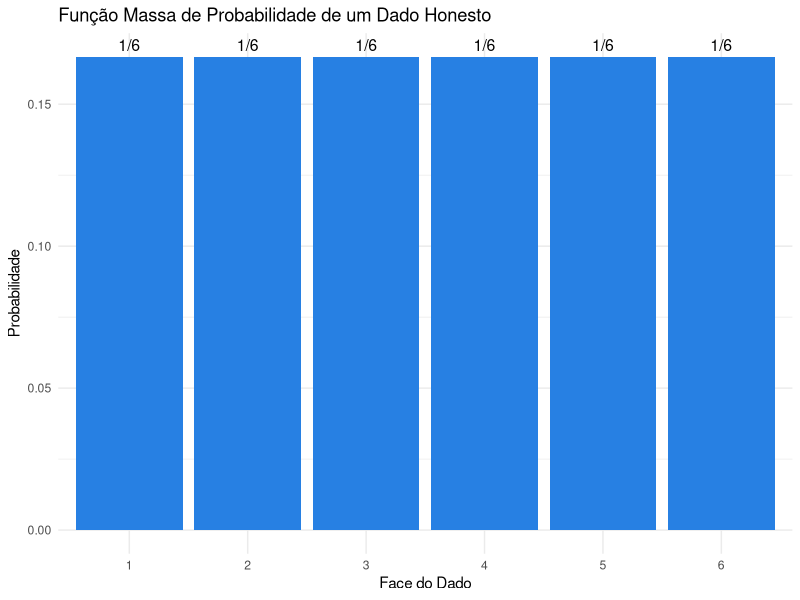
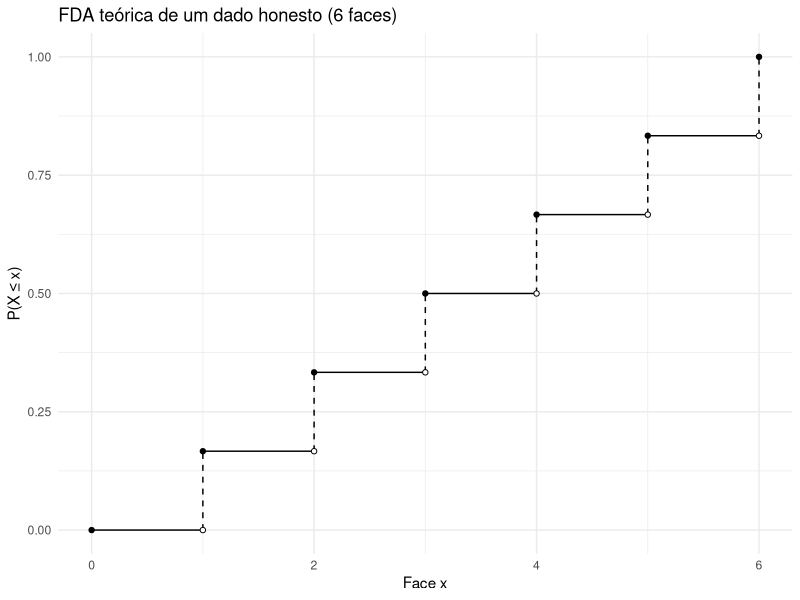
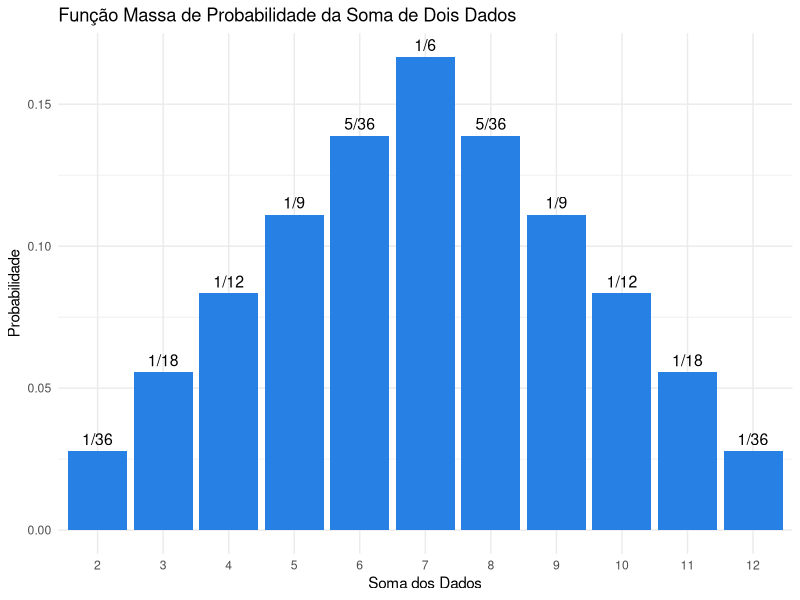

Reproduce these figures in R, in order.
## ---- chunk 1
# Carregar o pacote ggplot2
library(ggplot2)

# Dados: resultados do dado e suas probabilidades
dados <- data.frame(
  face = 1:6,
  probabilidade = rep(1/6, 6),
  fracoes = '1/6'
)

# Criar o gráfico de barras
ggplot(dados, aes(x = factor(face), y = probabilidade)) +
  geom_bar(stat = "identity", fill = "#2780e3") +
  geom_text(aes(label = fracoes), vjust = -0.5, size = 4) +
  labs(title = "Função Massa de Probabilidade de um Dado Honesto",
       x = "Face do Dado",
       y = "Probabilidade") +
  theme_minimal()
## ---- chunk 2
# Código inspirado em https://stackoverflow.com/questions/52236576/r-ggplot-make-geom-step-jumps-dashed

# Carregar as bibliotecas necessárias
library(ggplot2)
library(dplyr)

dados <- tibble::tibble(
  x = 0:6,
  probabilidade = c(0, rep(1/6, 6)),
  fda = cumsum(probabilidade))

dados_grafico <- dados %>%
  mutate(tipo = "fda") %>%
  bind_rows(dados %>%
              mutate(tipo = "previa_fda",
                     fda = lag(fda))) %>%
  tidyr::drop_na() %>%
  arrange(x, desc(tipo))

ggplot(dados_grafico) + 
  geom_segment(aes(x = lag(x), y = lag(fda), xend = x, yend = fda, lty = tipo)) +
  geom_point(aes(x, fda, fill = tipo), shape = 21) +
  scale_fill_manual(values = c("black", "white")) +
  scale_linetype_manual(values = c("dashed", "solid")) +
  labs(title = "FDA teórica de um dado honesto (6 faces)",
     x = "Face x",
     y = "P(X ≤ x)") +
  theme_minimal() +
  theme(legend.position = "none")

## ---- chunk 3
library(ggplot2)
library(MASS)

# Cria uma função que calcula P(X = x_i) onde x_i é a soma das duas faces
calcula_prob_soma <- function(soma) {
  # Contar combinações possíveis que resultam na soma
  combinacoes <- expand.grid(dado1=1:6, dado2=1:6)
  total <- nrow(combinacoes)
  resultados_validos <- sum(rowSums(combinacoes) == soma)
  prob <- resultados_validos / total
  return(prob)
}

# Aplica a função acima para todo o espaço amostral Omega
somas <- 2:12
probabilidades <- sapply(somas, calcula_prob_soma)

# Convertendo para frações em formato string
fracoes_str <- sapply(probabilidades, function(p) as.character(fractions(p)))

# Criar data frame
dados_somas <- data.frame(
  soma = somas,
  probabilidade = probabilidades,
  fracoes = fracoes_str
)

# Plotagem
ggplot(dados_somas, aes(x = factor(soma), y = probabilidade)) +
  geom_bar(stat = "identity", fill = "#2780e3") +
  geom_text(aes(label = fracoes), vjust = -0.5, size = 4) +
  labs(title = "Função Massa de Probabilidade da Soma de Dois Dados",
       x = "Soma dos Dados",
       y = "Probabilidade") +
  theme_minimal()
